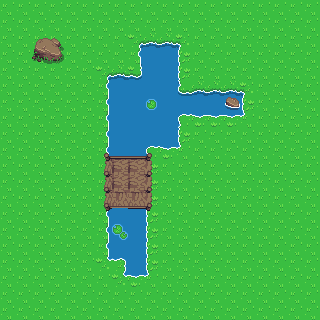

A level layout from a 2D game, rendered from its tile map. Below: a short description, then the map file with its tile-grid data intact:
An orthogonal 20x20 tile map with 16x16 px tiles, 3 tile layers (Ground, Objects, Objects2) and 6 objects.

<map version="1.10" tiledversion="1.10.1" orientation="orthogonal" renderorder="right-down" width="20" height="20" tilewidth="16" tileheight="16" infinite="0" nextlayerid="5" nextobjectid="7">
 <tileset firstgid="1" name="Overworld" tilewidth="16" tileheight="16" tilecount="1440" columns="40">
  <image source="../images/gfx/Overworld.png" width="640" height="576" />
 </tileset>
 <layer id="1" name="Ground" width="20" height="20">
  <data encoding="csv">
1,1,1,1,1,1,1,1,1,1,1,1,1,1,1,1,1,1,1,1,
1,1,1,1,1,1,1,1,1,1,1,1,1,1,1,1,1,1,1,1,
1,1,1,1,1,1,1,1,243,244,244,245,1,1,1,1,1,1,1,1,
1,1,1,1,1,1,1,1,283,284,284,285,1,1,1,1,1,1,1,1,
1,1,1,1,1,1,243,244,404,284,284,285,1,1,1,1,1,1,1,1,
1,1,1,1,1,1,283,284,284,284,284,403,244,244,244,245,1,1,1,1,
1,1,1,1,1,1,283,284,284,284,284,284,284,284,284,285,1,1,1,1,
1,1,1,1,1,1,283,284,284,284,284,363,324,324,324,325,1,1,1,1,
1,1,1,1,1,1,283,284,284,284,284,285,1,1,1,1,1,1,1,1,
1,1,1,1,1,1,283,284,284,363,324,325,1,1,1,1,1,1,1,1,
1,1,1,1,1,1,283,284,284,285,1,1,1,1,1,1,1,1,1,1,
1,1,1,1,1,1,283,284,284,285,1,1,1,1,1,1,1,1,1,1,
1,1,1,1,1,1,283,284,284,285,1,1,1,1,1,1,1,1,1,1,
1,1,1,1,1,1,283,284,284,285,1,1,1,1,1,1,1,1,1,1,
1,1,1,1,1,1,283,284,284,285,1,1,1,1,1,1,1,1,1,1,
1,1,1,1,1,1,283,284,284,285,1,1,1,1,1,1,1,1,1,1,
1,1,1,1,1,1,323,364,284,285,1,1,1,1,1,1,1,1,1,1,
1,1,1,1,1,1,1,323,324,325,1,1,1,1,1,1,1,1,1,1,
1,1,1,1,1,1,1,1,1,1,1,1,1,1,1,1,1,1,1,1,
1,1,1,1,1,1,1,1,1,1,1,1,1,1,1,1,1,1,1,1
</data>
 </layer>
 <layer id="2" name="Objects" width="20" height="20">
  <data encoding="csv">
0,0,0,0,0,0,0,0,0,0,0,0,0,0,0,0,0,0,0,0,
0,0,0,0,0,0,0,0,0,0,0,0,0,0,0,0,0,0,0,0,
0,0,450,451,0,0,0,0,0,0,0,0,0,0,0,0,0,0,0,0,
0,0,490,491,0,0,0,0,0,0,0,0,0,0,0,0,0,0,0,0,
0,0,0,0,0,0,0,0,0,0,0,0,0,0,0,0,0,0,0,0,
0,0,0,0,0,0,0,0,0,0,0,0,0,0,0,0,0,0,0,0,
0,0,0,0,0,0,0,0,0,4,0,0,0,0,412,0,0,0,0,0,
0,0,0,0,0,0,0,0,0,0,0,0,0,0,0,0,0,0,0,0,
0,0,0,0,0,0,0,0,0,0,0,0,0,0,0,0,0,0,0,0,
0,0,0,0,0,0,249,250,250,251,0,0,0,0,0,0,0,0,0,0,
0,0,0,0,0,0,289,287,287,291,0,0,0,0,0,0,0,0,0,0,
0,0,0,0,0,0,289,287,287,291,0,0,0,0,0,0,0,0,0,0,
0,0,0,0,0,0,289,290,290,291,0,0,0,0,0,0,0,0,0,0,
0,0,0,0,0,0,329,0,330,331,0,0,0,0,0,0,0,0,0,0,
0,0,0,0,0,0,0,6,0,0,0,0,0,0,0,0,0,0,0,0,
0,0,0,0,0,0,0,0,0,0,0,0,0,0,0,0,0,0,0,0,
0,0,0,0,0,0,0,0,0,0,0,0,0,0,0,0,0,0,0,0,
0,0,0,0,0,0,0,0,0,0,0,0,0,0,0,0,0,0,0,0,
0,0,0,0,0,0,0,0,0,0,0,0,0,0,0,0,0,0,0,0,
0,0,0,0,0,0,0,0,0,0,0,0,0,0,0,0,0,0,0,0
</data>
 </layer>
 <layer id="3" name="Objects2" width="20" height="20">
  <data encoding="csv">
0,0,0,0,0,0,0,0,0,0,0,0,0,0,0,0,0,0,0,0,
0,0,0,0,0,0,0,0,0,0,0,0,0,0,0,0,0,0,0,0,
0,0,0,0,0,0,0,0,0,0,0,0,0,0,0,0,0,0,0,0,
0,0,0,0,0,0,0,0,0,0,0,0,0,0,0,0,0,0,0,0,
0,0,0,0,0,0,0,0,0,0,0,0,0,0,0,0,0,0,0,0,
0,0,0,0,0,0,0,0,0,0,0,0,0,0,0,0,0,0,0,0,
0,0,0,0,0,0,0,0,0,0,0,0,0,0,0,0,0,0,0,0,
0,0,0,0,0,0,0,0,0,0,0,0,0,0,0,0,0,0,0,0,
0,0,0,0,0,0,0,0,0,0,0,0,0,0,0,0,0,0,0,0,
0,0,0,0,0,0,0,0,0,0,0,0,0,0,0,0,0,0,0,0,
0,0,0,0,0,0,0,0,0,0,0,0,0,0,0,0,0,0,0,0,
0,0,0,0,0,0,0,0,0,0,0,0,0,0,0,0,0,0,0,0,
0,0,0,0,0,0,0,0,0,0,0,0,0,0,0,0,0,0,0,0,
0,0,0,0,0,0,0,0,0,0,0,0,0,0,0,0,0,0,0,0,
0,0,0,0,0,0,0,0,0,0,0,0,0,0,0,0,0,0,0,0,
0,0,0,0,0,0,0,0,0,0,0,0,0,0,0,0,0,0,0,0,
0,0,0,0,0,0,0,0,0,0,0,0,0,0,0,0,0,0,0,0,
0,0,0,0,0,0,0,0,0,0,0,0,0,0,0,0,0,0,0,0,
0,0,0,0,0,0,0,0,0,0,0,0,0,0,0,0,0,0,0,0,
0,0,0,0,0,0,0,0,0,0,0,0,0,0,0,0,0,0,0,0
</data>
 </layer>
 <objectgroup id="4" name="Walls">
  <object id="1" x="144" y="48" width="32" height="96" />
  <object id="2" x="176" y="96" width="64" height="16" />
  <object id="3" x="112" y="80" width="32" height="80" />
  <object id="4" x="112" y="208" width="32" height="48" />
  <object id="5" x="128" y="256" width="16" height="16" />
  <object id="6" x="32" y="32" width="32" height="32" />
 </objectgroup>
</map>
